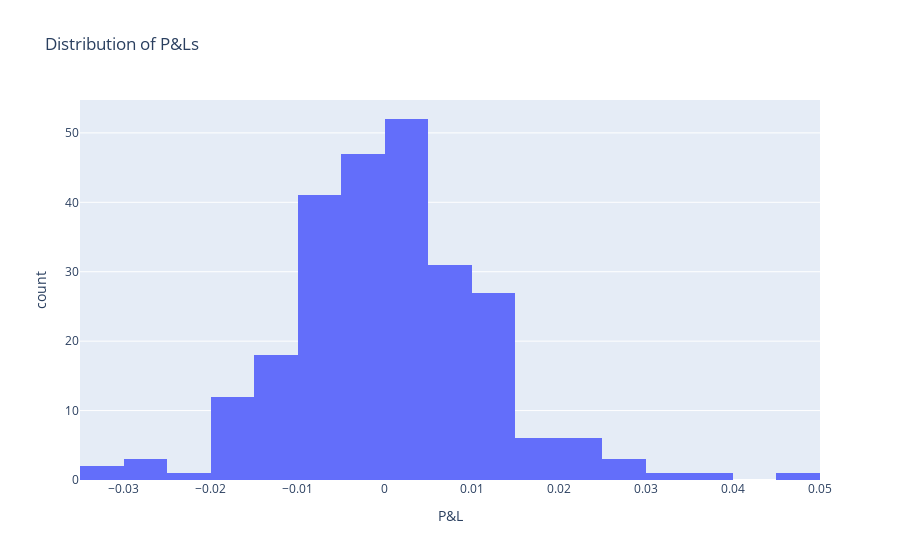

This figure's notebook cell:
### Code cell
fig = px.histogram(port_close, x='P&L', title="Distribution of P&Ls", nbins=40)
fig.show()

### Figure 1 — Plotly figure (JSON) as saved in the notebook; plotly's stock layout.template omitted (floating-point values rounded to 4 significant figures; data arrays with more than 128 entries replaced by an {"elided": "..."} marker saying what was removed)
{"data": [{"alignmentgroup": "True", "bingroup": "x", "hoverlabel": {"namelength": 0}, "hovertemplate": "P&L=%{x}<br>count=%{y}", "legendgroup": "", "marker": {"color": "#636efa"}, "name": "", "nbinsx": 40, "offsetgroup": "", "orientation": "v", "showlegend": false, "type": "histogram", "x": {"elided": "252 float values"}, "xaxis": "x", "yaxis": "y"}], "layout": {"autosize": true, "barmode": "relative", "legend": {"tracegroupgap": 0}, "title": {"text": "Distribution of P&Ls"}, "xaxis": {"anchor": "y", "autorange": true, "domain": [0, 1], "range": [-0.035, 0.05], "title": {"text": "P&L"}, "type": "linear"}, "yaxis": {"anchor": "x", "autorange": true, "domain": [0, 1], "range": [0, 54.74], "title": {"text": "count"}}}}
